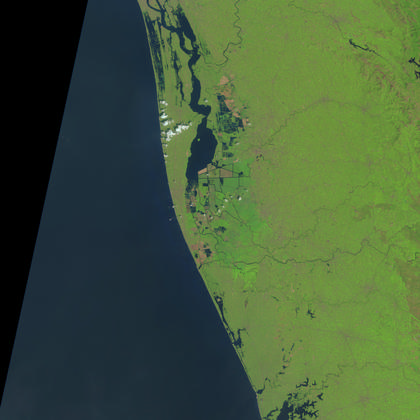
%> input picture matlab_scripts/satellite-images/B-SENTINEL (10).tif, 420 x 420 px, shrunk from 5490 x 5490 before the run; its folder holds only this picture in this run
$ octave base_image_selection.m   (GNU Octave 9; MATLAB toolbox functions it lacks are replaced by stand-ins)
%> lines starting %> are read from the running program, lines starting %| are printed output that depends on the picture; in (x1, y1, x2, y2) boxes, pixels count from 0 and x2, y2 are one past the last pixel; in counts of white or black regions, pixels touching at a corner belong together; the program's own positions count from 1
srcFiles = dir('c:\Users\nisha\Desktop\matlab_scripts\satellite-images\*.tif');  % the folder in which ur images exists
area = zeros(length(srcFiles));
num = zeros(length(srcFiles));

RedThU = 157;
RedThL = 88;
GreenThU = 183;
GreenThL = 121;
BlueThU = 120;
BlueThL = 50;

for j = 1 : length(srcFiles)
    num(j) = j;
    filename = fullfile('c:\Users\nisha\Desktop\matlab_scripts\satellite-images\', srcFiles(j).name);
    I = imread(filename);
%> I is the input picture: size 420x420x3 uint8; mean R, G, B 68.1, 91, 57.7
    %seperate water from picture
    red = I(:,:,1);
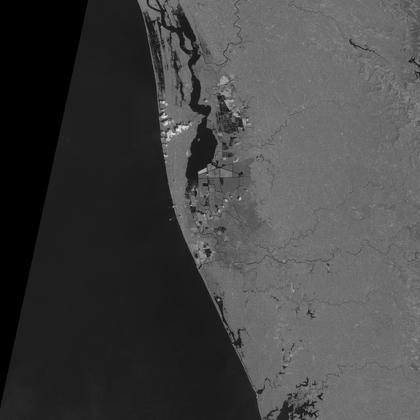
%> red: size 420x420 uint8; min 0, max 241, mean 68.1
    green = I(:,:,2);
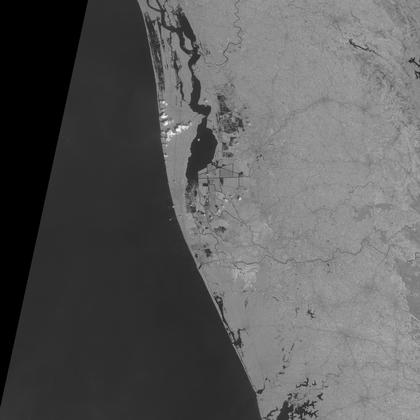
%> green: size 420x420 uint8; min 0, max 249, mean 91
    blue = I(:,:,3);
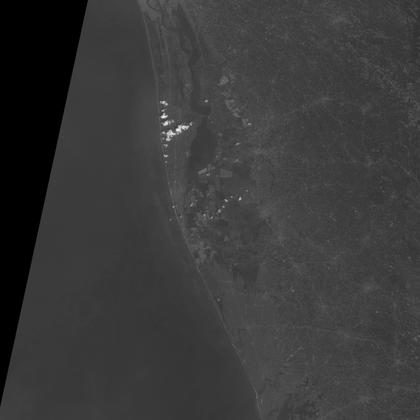
%> blue: size 420x420 uint8; min 0, max 239, mean 57.7
    %d = impixel(I);
    I = red < RedThU & red > RedThL & green < GreenThU & green > GreenThL & blue < BlueThU & blue > BlueThL;
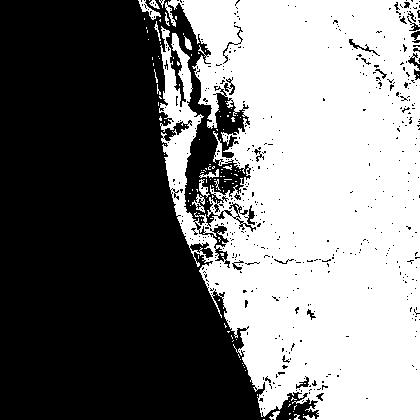
%> I: size 420x420 logical; 48.2% white; 124 white regions (111 under 20 px), largest, box (x1, y1, x2, y2) and area: (159, 0, 420, 420) 84002, (138, 0, 161, 20) 147, (192, 194, 205, 213) 99
    I = bwmorph(I, 'dilate');
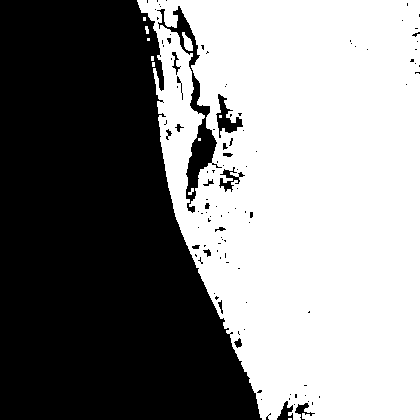
%> I: size 420x420 logical; 52.8% white; 110 black regions (91 under 20 px), largest, box (x1, y1, x2, y2) and area: (0, 0, 262, 420) 79390, (157, 6, 222, 213) 2191, (216, 94, 243, 138) 439
    I = imfill(I, 'holes');
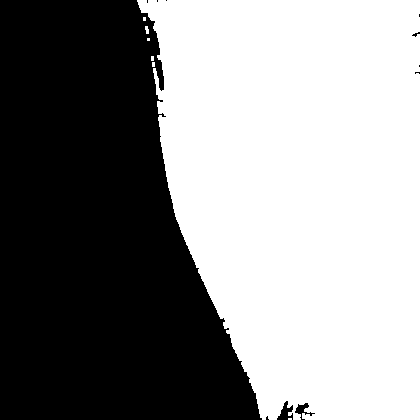
%> I: size 420x420 logical; 54.8% white; 11 black regions (8 under 20 px), largest, box (x1, y1, x2, y2) and area: (0, 0, 262, 420) 79382, (277, 401, 293, 420) 161, (295, 403, 315, 420) 117
    I = imcomplement(I);
%> I: size 420x420 logical; 45.2% white; 11 white regions (8 under 20 px)

    granuals_correction = 5;
    stats = regionprops(I);
%> stats = 11 regions; largest, box (x1, y1, x2, y2), Area and Centroid: (0, 0, 262, 420) 79382 [98.4 232.4], (277, 401, 293, 420) 161 [286.3 413.1], (295, 403, 315, 420) 117 [303.4 410.7], (412, 32, 420, 37) 17 [416.6 34.9], (266, 416, 269, 420) 8 [267.8 418.9]

    for i = 1: length(stats)
     if(stats(i).Area > granuals_correction)
        area(j) =  area(j) + stats(i).Area;
     end
    end
%> this loop made 11 passes
end

m = mode(area);
%> m = 79692
modeline = m * ones(length(srcFiles));
tide_factor = 0.05;
tide_corr = (m + tide_factor * m) * ones(length(srcFiles));
plot(num, area);
hold on;
plot(num, num1);
%> (this line was passed over: num1 is not available in this run)
plot(num, tide_corr);
hold off;
title('Water Area Plot');
xlabel('Picture Number');
ylabel('Water Area');
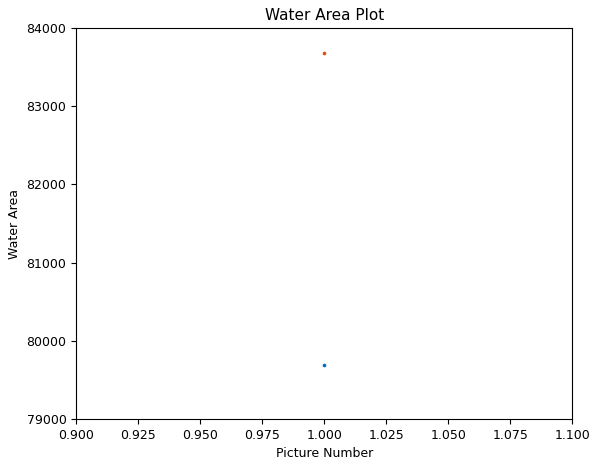
%> figure redrawn from the program's plot data

$ run again, on matlab_scripts/satellite-images/B-SENTINEL (14).tif
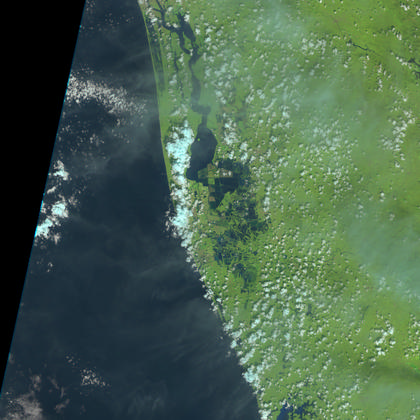
%> input picture matlab_scripts/satellite-images/B-SENTINEL (14).tif, 420 x 420 px, shrunk from 5490 x 5490 before the run
%> I is the input picture: size 420x420x3 uint8; mean R, G, B 72.9, 98.7, 77.5
%> `I = red < RedThU & red > RedThL & green < GreenThU & green > GreenThL ..`:
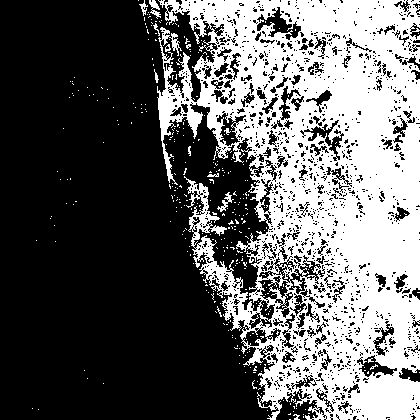
%> I: size 420x420 logical; 38.1% white; 375 white regions (363 under 20 px), largest, box (x1, y1, x2, y2) and area: (157, 0, 420, 420) 65969, (149, 0, 161, 19) 104, (217, 192, 234, 212) 101
%> `I = imfill(I, 'holes');`:
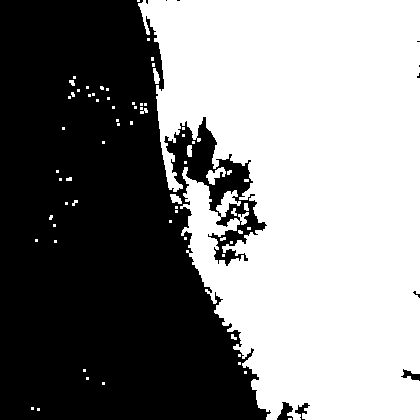
%> I: size 420x420 logical; 52% white; 11 black regions (7 under 20 px), largest, box (x1, y1, x2, y2) and area: (0, 0, 271, 420) 84290, (277, 402, 293, 420) 165, (401, 369, 420, 381) 107, (295, 403, 310, 420) 95
%> stats = 11 regions; largest, box (x1, y1, x2, y2), Area and Centroid: (0, 0, 271, 420) 84290 [105.9 231], (277, 402, 293, 420) 165 [286 412.6], (401, 369, 420, 381) 107 [411.7 375.9], (295, 403, 310, 420) 95 [302.8 410.5], (413, 291, 420, 298) 17 [417.4 294.7]
%> the loop `for i = 1: length(stats)` made 11 passes
%> m = 84690

$ run again, on matlab_scripts/satellite-images/B-SENTINEL (16).tif
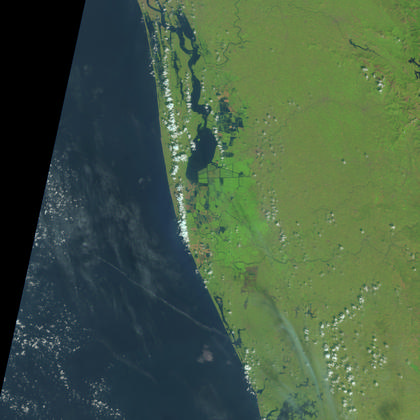
%> input picture matlab_scripts/satellite-images/B-SENTINEL (16).tif, 420 x 420 px, shrunk from 5490 x 5490 before the run
%> I is the input picture: size 420x420x3 uint8; mean R, G, B 70.2, 92.5, 68.1
%> `blue = I(:,:,3);`:
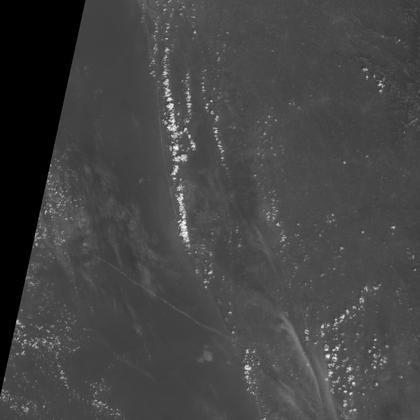
%> blue: size 420x420 uint8; min 0, max 251, mean 68.1
%> `I = imfill(I, 'holes');`:
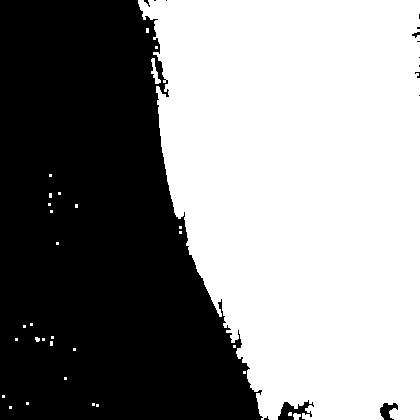
%> I: size 420x420 logical; 54.6% white; 15 black regions (11 under 20 px), largest, box (x1, y1, x2, y2) and area: (0, 0, 263, 420) 79500, (278, 400, 314, 420) 342, (380, 403, 398, 420) 178, (412, 32, 420, 38) 25
%> stats = 15 regions; largest, box (x1, y1, x2, y2), Area and Centroid: (0, 0, 263, 420) 79500 [99 232.4], (278, 400, 314, 420) 342 [294.2 411.8], (380, 403, 398, 420) 178 [388.1 411.3], (412, 32, 420, 38) 25 [416.7 35], (144, 0, 150, 7) 17 [147.7 3.1]
%> the loop `for i = 1: length(stats)` made 15 passes
%> m = 80094
